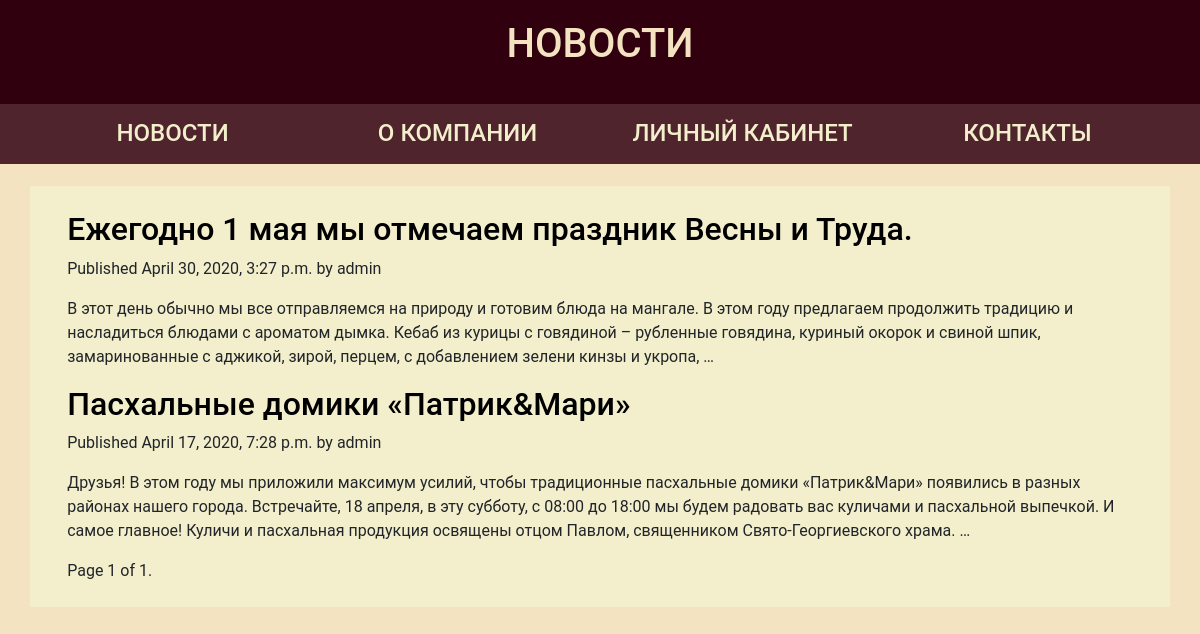
Page /news/ on the committed database.
### newsFeed/models.py (models this page shows, shortened)
class Post(models.Model):
    STATUS_CHOICES = (
        ('draft', 'Draft'),
        ('published', 'Published'),
    )
    title = models.CharField(max_length=250)
    slug = models.SlugField(max_length=250,
                            unique_for_date='publish')
    author = models.ForeignKey(User,
                               on_delete=models.CASCADE,
                               related_name='blog_posts')
    body = models.TextField()
    publish = models.DateTimeField(default=timezone.now)
    created = models.DateTimeField(auto_now_add=True)
    updated = models.DateTimeField(auto_now=True)
    status = models.CharField(max_length=10,
                              choices=STATUS_CHOICES,
                              default='draft')
    objects = models.Manager()
    published = PublishedManager()
    class Meta:
        ordering = ('-publish',)
    def get_absolute_url(self):
        return reverse('blog:post_detail',
                       args=[self.publish.year,
                             self.publish.month,
                             self.publish.day,
                             self.slug])

### newsFeed/views.py (the view)
# urls.py: path('', views.PostListView.as_view(), name='post_list'),
class PostListView(ListView):
    queryset = Post.published.all()
    context_object_name = 'posts'
    paginate_by = 3
    template_name = 'newsFeed/post/list.html'

### newsFeed/templates/newsFeed/post/list.html (shortened to what this page needs)
{% extends "newsFeed/base.html" %}
{% block pageName %}НОВОСТИ{% endblock %}
{% block content %}
  {% for post in posts %}
    <p class=" h2 ">
      <a href="{{ post.get_absolute_url }} " style="text-decoration: none; color:black">
        {{ post.title }}
      </a>
    </p>
    <p>
      Published {{ post.publish }} by {{ post.author }}
    </p>
    {{ post.body|truncatewords:50|linebreaks }}
  {% endfor %}
  {% include "pagination.html" with page=page_obj %}
{% endblock %}

### about_company/templates/newsFeed/base.html (shortened to what this page needs)
{% load static %}
<!DOCTYPE html>
<html>
<head>
  <link href="{% static "css/bootstrap.css" %}" rel="stylesheet">
</head>
<body class="div-other-body">
  <div class="div-head">
    <div class="container-fluid">
    <blockquote class="blockquote text-center header-color">
      <p class="h1 center-block"; >
        {% block pageName %}{% endblock %}
      </p>
      </blockquote>
    </div>
  </div>
<div class="div-down-body">
    <div class="container-sm block-center" style="height: 30px;">
        <div class="row" >
          <div class="col text-center">
            <p ><a href="news" class="h4" style="color: #F3EFCC;text-decoration: none;">НОВОСТИ</a></p>
          </div>
          <div class="col text-center">
            <p ><a href="about_company/" class="h4  " style="color: #F3EFCC;text-decoration: none;">О КОМПАНИИ</a></p>
          </div>
          <div class="col text-center">
            <p ><a href="#" class="h4 " style="color: #F3EFCC; text-decoration: none;">ЛИЧНЫЙ КАБИНЕТ</a></p>
          </div>
          <div class="col text-center">
            <p ><a href="#" class="h4 " style="color: #F3EFCC; text-decoration: none;">КОНТАКТЫ</a></p>
          </div>
      </div>
        </div>
      </div>
  <div class="container-sm block-center" style="background-color: #F3EFCC;">
    <div style="background-color: #F3EFCC; margin: 2%;">
      <br>
     {% block content %} {% endblock %}
      <br>
    </div>
  </div>
</body>
</html>

### about_company/templates/pagination.html (shortened to what this page needs)
<div class="pagination">
  <span class="step-links">
    <span class="current">
      Page {{ page.number }} of {{ page.paginator.num_pages }}.
    </span>
  </span>
</div>

### about_company/templates/newsFeed/base.html (style rules this page uses)
body { font-family: Roboto, Verdana, Helvetica, Arial, sans-serif; }
.div-head { background-color: #30000F; color: #F3E3C1; padding: 20px; }
.div-other-body { background-color: #F3E3C1; }
.div-down-body { background-color: #4F242C; color: #F3E3C1; padding: 15px; }

### rows in the picture
Post: title "Ежегодно 1 мая мы отмечаем праздник Весны и Труда.", publish "April 30, 2020, 3:27 p.m.", author "admin", body "В этот день обычно мы все отправляемся на природу и готовим блюда на мангале. В этом году предлагаем продолжить традицию и насладиться блюдами с ароматом дымка. Кебаб из курицы с говядиной – рубленные говядина, куриный окорок и свиной шпик, замаринованные с аджикой, зирой, перцем, с добавлением зелени кинзы и укропа, …"
Post: title "Пасхальные домики «Патрик&Мари»", publish "April 17, 2020, 7:28 p.m.", author "admin", body "Друзья! В этом году мы приложили макcимум усилий, чтобы традиционные пасхальные домики «Патрик&Мари» появились в разных районах нашего города. Встречайте, 18 апреля, в эту субботу, с 08:00 до 18:00 мы будем радовать вас куличами и пасхальной выпечкой. И самое главное! Куличи и пасхальная продукция освящены отцом Павлом, священником Свято-Георгиевского храма. …"

### other values in the picture
{{ page.number }} "1"
{{ page.paginator.num_pages }} "1"
